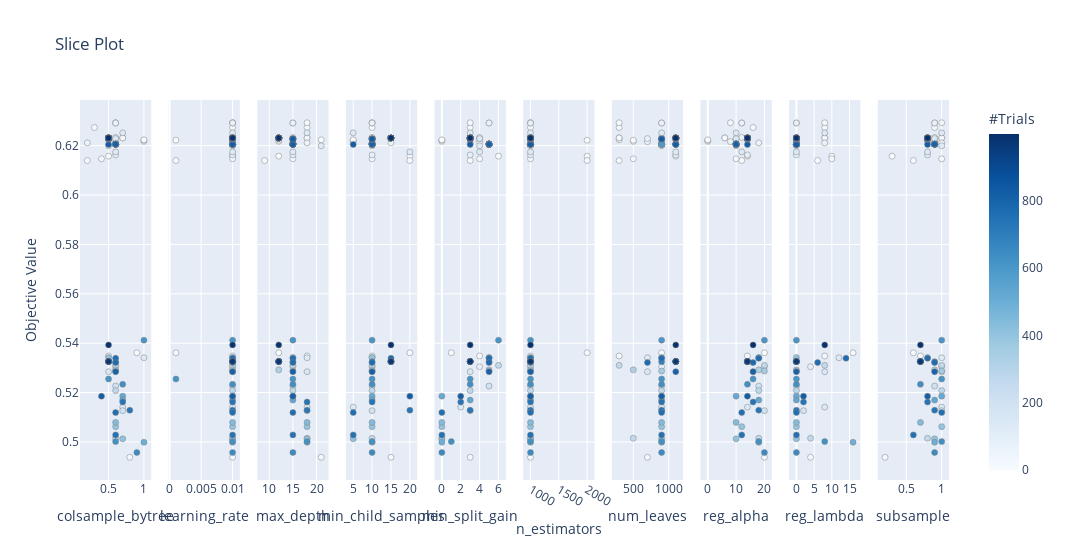

Source (notebook cell):
### Code cell
plot_slice(study)

### Figure 1 — Plotly figure (JSON) as saved in the notebook; plotly's stock layout.template omitted (floating-point values rounded to 4 significant figures; data arrays with more than 128 entries replaced by an {"elided": "..."} marker saying what was removed)
{"data": [{"marker": {"color": {"elided": "203 int values"}, "colorbar": {"title": {"text": "#Trials"}, "x": 1, "xpad": 40}, "colorscale": [[0, "rgb(247,251,255)"], [0.125, "rgb(222,235,247)"], [0.25, "rgb(198,219,239)"], [0.375, "rgb(158,202,225)"], [0.5, "rgb(107,174,214)"], [0.625, "rgb(66,146,198)"], [0.75, "rgb(33,113,181)"], [0.875, "rgb(8,81,156)"], [1, "rgb(8,48,107)"]], "line": {"color": "Grey", "width": 0.5}, "showscale": true}, "mode": "markers", "showlegend": false, "type": "scatter", "x": {"elided": "203 float values"}, "xaxis": "x", "y": {"elided": "203 float values"}, "yaxis": "y"}, {"marker": {"color": {"elided": "203 int values"}, "colorbar": {"title": {"text": "#Trials"}, "x": 1, "xpad": 40}, "colorscale": [[0, "rgb(247,251,255)"], [0.125, "rgb(222,235,247)"], [0.25, "rgb(198,219,239)"], [0.375, "rgb(158,202,225)"], [0.5, "rgb(107,174,214)"], [0.625, "rgb(66,146,198)"], [0.75, "rgb(33,113,181)"], [0.875, "rgb(8,81,156)"], [1, "rgb(8,48,107)"]], "line": {"color": "Grey", "width": 0.5}, "showscale": false}, "mode": "markers", "showlegend": false, "type": "scatter", "x": {"elided": "203 float values"}, "xaxis": "x2", "y": {"elided": "203 float values"}, "yaxis": "y2"}, {"marker": {"color": {"elided": "203 int values"}, "colorbar": {"title": {"text": "#Trials"}, "x": 1, "xpad": 40}, "colorscale": [[0, "rgb(247,251,255)"], [0.125, "rgb(222,235,247)"], [0.25, "rgb(198,219,239)"], [0.375, "rgb(158,202,225)"], [0.5, "rgb(107,174,214)"], [0.625, "rgb(66,146,198)"], [0.75, "rgb(33,113,181)"], [0.875, "rgb(8,81,156)"], [1, "rgb(8,48,107)"]], "line": {"color": "Grey", "width": 0.5}, "showscale": false}, "mode": "markers", "showlegend": false, "type": "scatter", "x": {"elided": "203 int values"}, "xaxis": "x3", "y": {"elided": "203 float values"}, "yaxis": "y3"}, {"marker": {"color": {"elided": "203 int values"}, "colorbar": {"title": {"text": "#Trials"}, "x": 1, "xpad": 40}, "colorscale": [[0, "rgb(247,251,255)"], [0.125, "rgb(222,235,247)"], [0.25, "rgb(198,219,239)"], [0.375, "rgb(158,202,225)"], [0.5, "rgb(107,174,214)"], [0.625, "rgb(66,146,198)"], [0.75, "rgb(33,113,181)"], [0.875, "rgb(8,81,156)"], [1, "rgb(8,48,107)"]], "line": {"color": "Grey", "width": 0.5}, "showscale": false}, "mode": "markers", "showlegend": false, "type": "scatter", "x": {"elided": "203 int values"}, "xaxis": "x4", "y": {"elided": "203 float values"}, "yaxis": "y4"}, {"marker": {"color": {"elided": "203 int values"}, "colorbar": {"title": {"text": "#Trials"}, "x": 1, "xpad": 40}, "colorscale": [[0, "rgb(247,251,255)"], [0.125, "rgb(222,235,247)"], [0.25, "rgb(198,219,239)"], [0.375, "rgb(158,202,225)"], [0.5, "rgb(107,174,214)"], [0.625, "rgb(66,146,198)"], [0.75, "rgb(33,113,181)"], [0.875, "rgb(8,81,156)"], [1, "rgb(8,48,107)"]], "line": {"color": "Grey", "width": 0.5}, "showscale": false}, "mode": "markers", "showlegend": false, "type": "scatter", "x": {"elided": "203 int values"}, "xaxis": "x5", "y": {"elided": "203 float values"}, "yaxis": "y5"}, {"marker": {"color": {"elided": "203 int values"}, "colorbar": {"title": {"text": "#Trials"}, "x": 1, "xpad": 40}, "colorscale": [[0, "rgb(247,251,255)"], [0.125, "rgb(222,235,247)"], [0.25, "rgb(198,219,239)"], [0.375, "rgb(158,202,225)"], [0.5, "rgb(107,174,214)"], [0.625, "rgb(66,146,198)"], [0.75, "rgb(33,113,181)"], [0.875, "rgb(8,81,156)"], [1, "rgb(8,48,107)"]], "line": {"color": "Grey", "width": 0.5}, "showscale": false}, "mode": "markers", "showlegend": false, "type": "scatter", "x": {"elided": "203 int values"}, "xaxis": "x6", "y": {"elided": "203 float values"}, "yaxis": "y6"}, {"marker": {"color": {"elided": "203 int values"}, "colorbar": {"title": {"text": "#Trials"}, "x": 1, "xpad": 40}, "colorscale": [[0, "rgb(247,251,255)"], [0.125, "rgb(222,235,247)"], [0.25, "rgb(198,219,239)"], [0.375, "rgb(158,202,225)"], [0.5, "rgb(107,174,214)"], [0.625, "rgb(66,146,198)"], [0.75, "rgb(33,113,181)"], [0.875, "rgb(8,81,156)"], [1, "rgb(8,48,107)"]], "line": {"color": "Grey", "width": 0.5}, "showscale": false}, "mode": "markers", "showlegend": false, "type": "scatter", "x": {"elided": "203 int values"}, "xaxis": "x7", "y": {"elided": "203 float values"}, "yaxis": "y7"}, {"marker": {"color": {"elided": "203 int values"}, "colorbar": {"title": {"text": "#Trials"}, "x": 1, "xpad": 40}, "colorscale": [[0, "rgb(247,251,255)"], [0.125, "rgb(222,235,247)"], [0.25, "rgb(198,219,239)"], [0.375, "rgb(158,202,225)"], [0.5, "rgb(107,174,214)"], [0.625, "rgb(66,146,198)"], [0.75, "rgb(33,113,181)"], [0.875, "rgb(8,81,156)"], [1, "rgb(8,48,107)"]], "line": {"color": "Grey", "width": 0.5}, "showscale": false}, "mode": "markers", "showlegend": false, "type": "scatter", "x": {"elided": "203 int values"}, "xaxis": "x8", "y": {"elided": "203 float values"}, "yaxis": "y8"}, {"marker": {"color": {"elided": "203 int values"}, "colorbar": {"title": {"text": "#Trials"}, "x": 1, "xpad": 40}, "colorscale": [[0, "rgb(247,251,255)"], [0.125, "rgb(222,235,247)"], [0.25, "rgb(198,219,239)"], [0.375, "rgb(158,202,225)"], [0.5, "rgb(107,174,214)"], [0.625, "rgb(66,146,198)"], [0.75, "rgb(33,113,181)"], [0.875, "rgb(8,81,156)"], [1, "rgb(8,48,107)"]], "line": {"color": "Grey", "width": 0.5}, "showscale": false}, "mode": "markers", "showlegend": false, "type": "scatter", "x": {"elided": "203 int values"}, "xaxis": "x9", "y": {"elided": "203 float values"}, "yaxis": "y9"}, {"marker": {"color": {"elided": "203 int values"}, "colorbar": {"title": {"text": "#Trials"}, "x": 1, "xpad": 40}, "colorscale": [[0, "rgb(247,251,255)"], [0.125, "rgb(222,235,247)"], [0.25, "rgb(198,219,239)"], [0.375, "rgb(158,202,225)"], [0.5, "rgb(107,174,214)"], [0.625, "rgb(66,146,198)"], [0.75, "rgb(33,113,181)"], [0.875, "rgb(8,81,156)"], [1, "rgb(8,48,107)"]], "line": {"color": "Grey", "width": 0.5}, "showscale": false}, "mode": "markers", "showlegend": false, "type": "scatter", "x": {"elided": "203 float values"}, "xaxis": "x10", "y": {"elided": "203 float values"}, "yaxis": "y10"}], "layout": {"title": {"text": "Slice Plot"}, "width": 3000, "xaxis": {"anchor": "y", "domain": [0, 0.082], "title": {"text": "colsample_bytree"}}, "xaxis10": {"anchor": "y10", "domain": [0.918, 1.0], "title": {"text": "subsample"}}, "xaxis2": {"anchor": "y2", "domain": [0.102, 0.184], "title": {"text": "learning_rate"}}, "xaxis3": {"anchor": "y3", "domain": [0.204, 0.286], "title": {"text": "max_depth"}}, "xaxis4": {"anchor": "y4", "domain": [0.306, 0.388], "title": {"text": "min_child_samples"}}, "xaxis5": {"anchor": "y5", "domain": [0.408, 0.49], "title": {"text": "min_split_gain"}}, "xaxis6": {"anchor": "y6", "domain": [0.51, 0.592], "title": {"text": "n_estimators"}}, "xaxis7": {"anchor": "y7", "domain": [0.612, 0.694], "title": {"text": "num_leaves"}}, "xaxis8": {"anchor": "y8", "domain": [0.714, 0.796], "title": {"text": "reg_alpha"}}, "xaxis9": {"anchor": "y9", "domain": [0.816, 0.898], "title": {"text": "reg_lambda"}}, "yaxis": {"anchor": "x", "domain": [0, 1], "title": {"text": "Objective Value"}}, "yaxis10": {"anchor": "x10", "domain": [0, 1], "matches": "y", "showticklabels": false}, "yaxis2": {"anchor": "x2", "domain": [0, 1], "matches": "y", "showticklabels": false}, "yaxis3": {"anchor": "x3", "domain": [0, 1], "matches": "y", "showticklabels": false}, "yaxis4": {"anchor": "x4", "domain": [0, 1], "matches": "y", "showticklabels": false}, "yaxis5": {"anchor": "x5", "domain": [0, 1], "matches": "y", "showticklabels": false}, "yaxis6": {"anchor": "x6", "domain": [0, 1], "matches": "y", "showticklabels": false}, "yaxis7": {"anchor": "x7", "domain": [0, 1], "matches": "y", "showticklabels": false}, "yaxis8": {"anchor": "x8", "domain": [0, 1], "matches": "y", "showticklabels": false}, "yaxis9": {"anchor": "x9", "domain": [0, 1], "matches": "y", "showticklabels": false}}}
